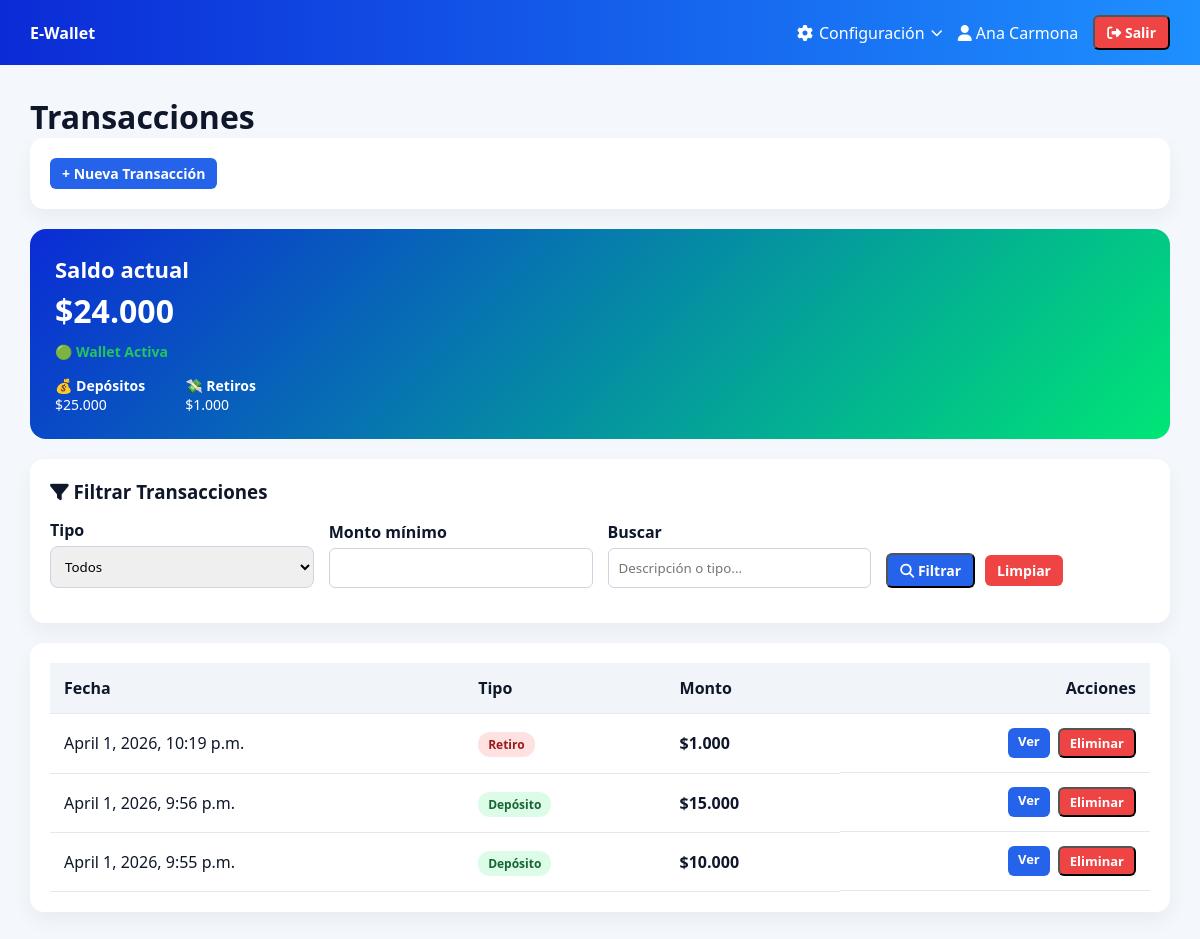
Page /transactions/ (signed in) on the earlier database version.
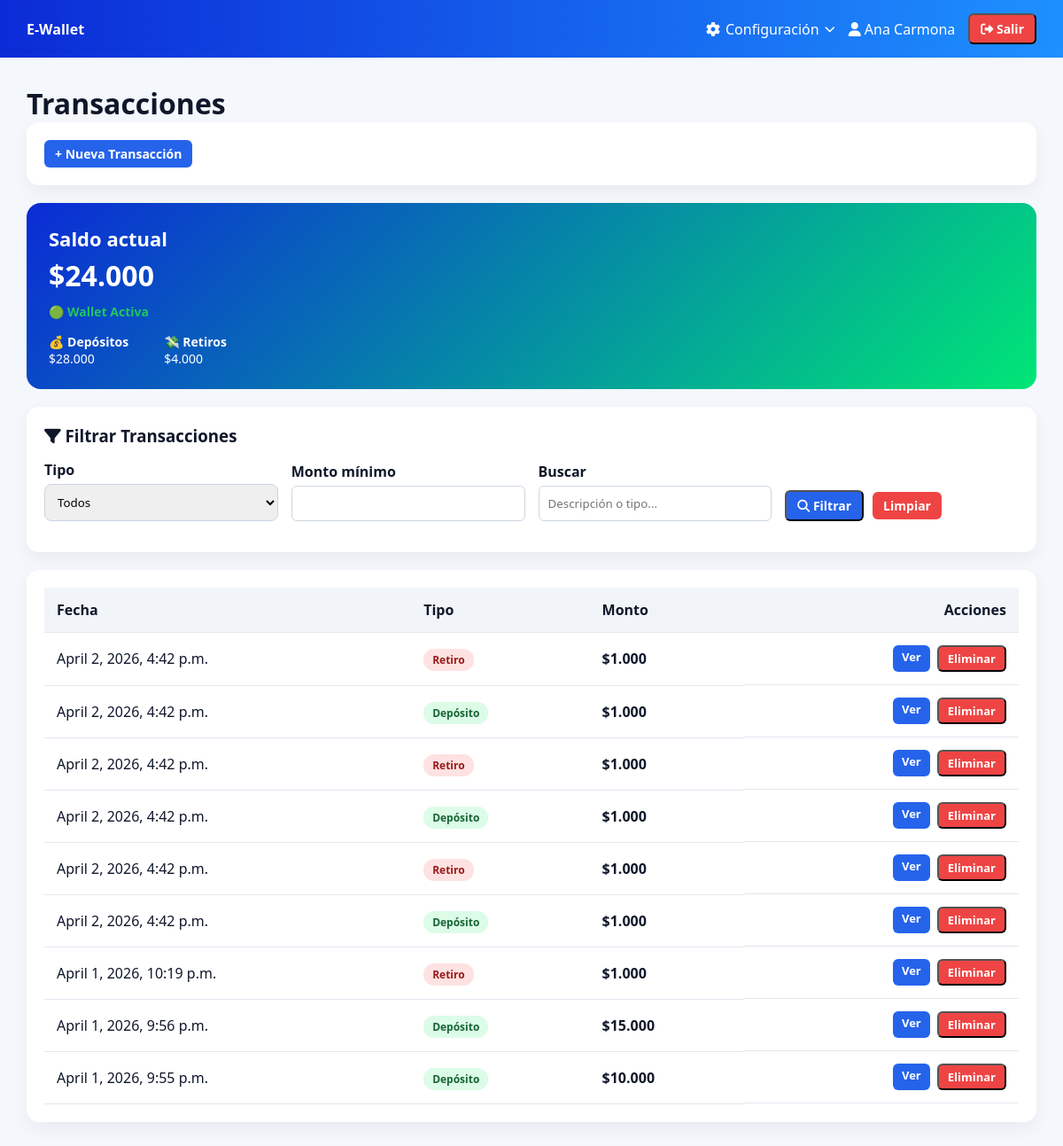
Same page on the later database version.
### wallet/models.py (models this page shows, shortened)
class Transaction(models.Model):
    wallet = models.ForeignKey(Wallet, on_delete=models.CASCADE, related_name='transactions')
    transaction_type = models.ForeignKey(TransactionType, on_delete=models.PROTECT)
    amount = models.DecimalField(max_digits=12, decimal_places=2)
    description = models.TextField(blank=True)
    timestamp = models.DateTimeField(auto_now_add=True)

### wallet/views.py (the view)
# urls.py: path('transactions/', views.transaction_list, name='transaction_list'),
@login_required
def transaction_list(request):
    wallet, _ = Wallet.objects.get_or_create(user=request.user)
    base_qs = Transaction.objects.select_related(
        'wallet',
        'transaction_type'
    ).filter(wallet=wallet)
    transactions = base_qs.order_by('-timestamp')
    total_depositos = base_qs.filter(
        transaction_type__name='deposito'
    ).aggregate(total=Sum('amount'))['total'] or 0
    total_retiros = base_qs.filter(
        transaction_type__name='retiro'
    ).aggregate(total=Sum('amount'))['total'] or 0
    balance = total_depositos - total_retiros
    transaction_type_id = request.GET.get('type')
    min_amount = request.GET.get('min_amount')
    search = request.GET.get('search')
    if transaction_type_id:
        transactions = transactions.filter(transaction_type_id=transaction_type_id)
    if min_amount:
        transactions = transactions.filter(amount__gte=min_amount)
    if search:
        transactions = transactions.filter(
            Q(description__icontains=search) |
            Q(transaction_type__name__icontains=search)
        )
    return render(request, 'wallet/transaction_list.html', {
        'transactions': transactions,
        'wallet': wallet,
        'user': request.user,
        'transaction_types': TransactionType.objects.all(),
        'selected_type': transaction_type_id,
        'total_depositos': total_depositos,
        'total_retiros': total_retiros,
        'balance': balance,
    })

### wallet/templatetags/clp_filters.py (called while the page is built)
@register.filter
def clp(value):
    try:
        value = int(value)
        return f"${value:,.0f}".replace(",", ".")
    except:
        return value

### wallet/templates/wallet/transaction_list.html (shortened to what this page needs)
{% extends 'wallet/base.html' %}
{% load clp_filters %}
{% block content %}
<h1>Transacciones</h1>
<div class="card">
    <a class="btn btn-primary" href="{% url 'transaction_create' %}">+ Nueva Transacción</a>
</div>
<div class="hero">
    <h2>Saldo actual</h2>
    <h1>{{ balance|clp }}</h1>
    <div class="wallet-status {% if not wallet.is_active %}inactive{% else %}active{% endif %}">
        {% if wallet.is_active %}
            🟢 Wallet Activa
        {% else %}
            🔴 Wallet Desactivada
            <div class="wallet-warning">
                ⚠️ No puedes realizar transacciones hasta reactivar tu billetera.
            </div>
        {% endif %}
    </div>
    <div>
        <div class="hero-stats">
            <div>
                💰 <strong>Depósitos</strong><br>
                {{ total_depositos|clp }}
            </div>
            <div>
                💸 <strong>Retiros</strong><br>
                {{ total_retiros|clp }}
            </div>
        </div>
    </div>
</div>
<div class="card">
    <h3 style="margin-bottom:15px;">
        <i class="fa-solid fa-filter"></i> Filtrar Transacciones
    </h3>
    <form method="get" class="filter-grid">
        <div>
            <label>Tipo</label>
            <select name="type">
                <option value="">Todos</option>
            </select>
        </div>
        <div>
            <label>Monto mínimo</label>
            <input type="number" name="min_amount" value="{{ request.GET.min_amount }}">
        </div>
        <div>
            <label>Buscar</label>
            <input type="text" name="search" placeholder="Descripción o tipo..." value="{{ request.GET.search }}">
        </div>
        <div class="filter-actions">
            <button class="btn btn-primary" type="submit">
                <i class="fa-solid fa-magnifying-glass"></i> Filtrar
            </button>
            <a class="btn btn-danger" href="{% url 'transaction_list' %}">
                Limpiar
            </a>
        </div>
    </form>
</div>
<div class="card">
    <table class="tx-table">
        <thead>
            <tr>
                <th>Fecha</th>
                <th>Tipo</th>
                <th>Monto</th>
                <th style="text-align:right;">Acciones</th>
            </tr>
        </thead>
        <tbody>
            {% for tx in transactions %}
            <tr>
                <td>{{ tx.timestamp }}</td>
                <td>
                    {% if tx.transaction_type.name == "deposito" %}
                        <span class="badge badge-success">Depósito</span>
                    {% else %}
                        <span class="badge badge-danger">Retiro</span>
                    {% endif %}
                </td>
                <td><strong>{{ tx.amount|clp }}</strong></td>
                <td class="actions">
                    <a class="btn btn-primary btn-sm" href="{% url 'transaction_detail' tx.id %}">
                        Ver
                    </a>
                    <button
                        class="btn btn-danger btn-sm open-modal"
                        data-id="{{ tx.id }}"
                        data-type="{{ tx.transaction_type.name }}">
                        Eliminar
                    </button>
                </td>
            </tr>
            {% endfor %}
        </tbody>
    </table>
</div>
{% endblock %}

### wallet/templates/wallet/base.html (shortened to what this page needs)
<!DOCTYPE html>
<html lang="es">
<head>
    {% load static %}
    <link rel="stylesheet" href="{% static 'wallet/styles.css' %}">
    <link rel="stylesheet" href="https://cdnjs.cloudflare.com/ajax/libs/font-awesome/6.5.0/css/all.min.css">
</head>
<body>
    <div class="navbar">
        <div>
            <strong>E-Wallet</strong>
        </div>
        <div style="display:flex; align-items:center; gap:15px;">
            {% if user.is_authenticated %}
                <div class="dropdown" id="configDropdown">
                    <div class="dropdown-toggle">
                        <i class="fa-solid fa-gear"></i>
                        <span>Configuración</span>
                        <i class="fa-solid fa-chevron-down dropdown-arrow"></i>
                    </div>
                </div>
                <span>
                    <i class="fa-solid fa-user"></i>
                    {{ request.user.get_full_name|default:request.user.username }}
                </span>
                <form action="{% url 'logout' %}" method="post" style="display:inline;">
                    <button class="btn btn-danger" type="submit">
                        <i class="fa-solid fa-right-from-bracket"></i> Salir
                    </button>
                </form>
            {% else %}
                <a class="btn btn-primary" href="{% url 'login' %}">
                    <i class="fa-solid fa-right-to-bracket"></i> Login
                </a>
            {% endif %}
        </div>
    </div>
    <div class="container fade-in">
        {% block content %}
        {% endblock %}
    </div>
</body>
</html>

### wallet/static/wallet/styles.css (style rules this page uses)
* { margin: 0; padding: 0; box-sizing: border-box; font-family: 'Segoe UI', sans-serif; }
body { background-color: #f4f7fb; color: #0f172a; }
form div { margin-bottom: 15px; }
label { font-weight: 600; display: block; margin-bottom: 5px; }
input, select { width: 100%; }
.navbar { background: linear-gradient(90deg, #0B2BD6, #1E90FF); color: white; padding: 15px 30px; display: flex; justify-content: space-between; align-items: center; }
.container { padding: 30px; }
.card { background: white; padding: 20px; border-radius: 14px; box-shadow: 0 8px 20px rgba(0,0,0,0.05); margin-bottom: 20px; }
.btn { padding: 10px 16px; border-radius: 8px; text-decoration: none; font-size: 14px; font-weight: 600; display: inline-block; transition: 0.2s ease; }
.btn-primary { background: linear-gradient(90deg, #0B2BD6, #2563EB); color: white; }
.btn-danger { background-color: #ef4444; color: white; }
table { width: 100%; border-collapse: collapse; }
th { background-color: #f1f5f9; font-weight: 600; }
th, td { padding: 14px; border-bottom: 1px solid #e2e8f0; }
input, select { padding: 10px; border-radius: 6px; border: 1px solid #cbd5e1; }
.hero { background: linear-gradient(135deg, #0B2BD6, #00E676); color: white; padding: 25px; border-radius: 16px; margin-bottom: 20px; animation: fadeIn 0.6s ease; }
.hero h2 { font-size: 22px; margin-bottom: 5px; }
.filter-grid { display: grid; grid-template-columns: repeat(auto-fit, minmax(180px, 1fr)); gap: 15px; align-items: end; }
.filter-actions { display: flex; gap: 10px; align-items: center; }
.tx-table th { text-align: left; }
.tx-table td { vertical-align: middle; }
.actions { text-align: right; display: flex; justify-content: flex-end; gap: 8px; }
.badge { padding: 4px 10px; border-radius: 12px; font-size: 12px; font-weight: 600; }
.badge-success { background-color: #dcfce7; color: #166534; }
.badge-danger { background-color: #fee2e2; color: #991b1b; }
.btn-sm { padding: 6px 10px; font-size: 12px; }
.input, select, textarea { width: 100%; padding: 10px; border-radius: 8px; border: 1px solid #cbd5e1; }
.hero-stats { display: flex; gap: 40px; margin-top: 15px; }
.hero-stats div { font-size: 14px; }
.card { transition: all 0.25s ease; }
.btn { transition: all 0.2s ease; }
.fade-in { animation: fadeIn 0.4s ease-in-out; }
.wallet-status { margin-top: 10px; font-weight: 600; font-size: 14px; }
.wallet-status.active { color: #22c55e; }
.dropdown { position: relative; display: flex; align-items: center; }
.dropdown-toggle { cursor: pointer; display: flex; align-items: center; gap: 6px; color: white; font-weight: 500; }
.btn { padding: 6px 12px; border-radius: 6px; text-decoration: none; font-size: 14px; display: inline-block; }
.btn-sm { padding: 4px 10px; font-size: 13px; }
.btn-primary { background: #2563eb; color: white; }
.btn-danger { background: #ef4444; color: white; }
.dropdown-toggle { display: flex; align-items: center; gap: 6px; cursor: pointer; color: white; font-weight: 500; }
.dropdown-arrow { font-size: 12px; transition: transform 0.2s ease; }

Differences in the rows shown:
added Transaction: timestamp "April 2, 2026, 4:42 p.m.", shows "Retiro", amount|clp "$1.000"
added Transaction: timestamp "April 2, 2026, 4:42 p.m.", shows "Depósito", amount|clp "$1.000"
added Transaction: timestamp "April 2, 2026, 4:42 p.m.", shows "Retiro", amount|clp "$1.000"
added Transaction: timestamp "April 2, 2026, 4:42 p.m.", shows "Depósito", amount|clp "$1.000"
added Transaction: timestamp "April 2, 2026, 4:42 p.m.", shows "Retiro", amount|clp "$1.000"
added Transaction: timestamp "April 2, 2026, 4:42 p.m.", shows "Depósito", amount|clp "$1.000"
Other differences:
{{ total_depositos|clp }}: "$25.000" → "$28.000"
{{ total_retiros|clp }}: "$1.000" → "$4.000"
